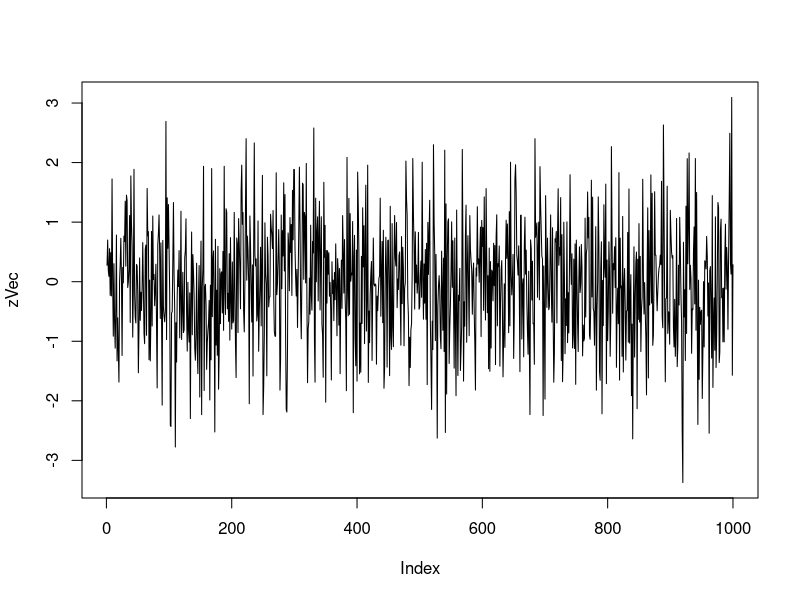

Write the R code that produced this figure.
# Calculating Z values for different sample sizes check if we get back the significance level

zVal <- function(m0, sample) {
    (mean(sample) - m0) / (sd(sample) / sqrt(length(sample)))
}

# Mean and std. dev. of generating distribution
m <- 1
s <- 1.3

# Null hypothesis
m0 <- 1

# Misc variables
sum <- 0
all <- 0
maxLength <- 1000
zVec <- rep(0, maxLength)

# Main loop
for(i in seq(1:maxLength)) {
    sample <- rnorm(i*10, m, s)
    zz <- zVal(m0, sample)
    zVec[i] <- zz 

    # Debug
    #print(sprintf("%10.6f %8d %2.4f %2.4f %2.4f", zz, length(sample), m, s, m0))

    # Check if significant difference found
    if(zz > 2 | zz < -2) {
        sum <- sum +1
    }

    # All number of trials
    all <- all +1
    
}

print(sum/all)
plot(zVec, type="l", lty=1)
